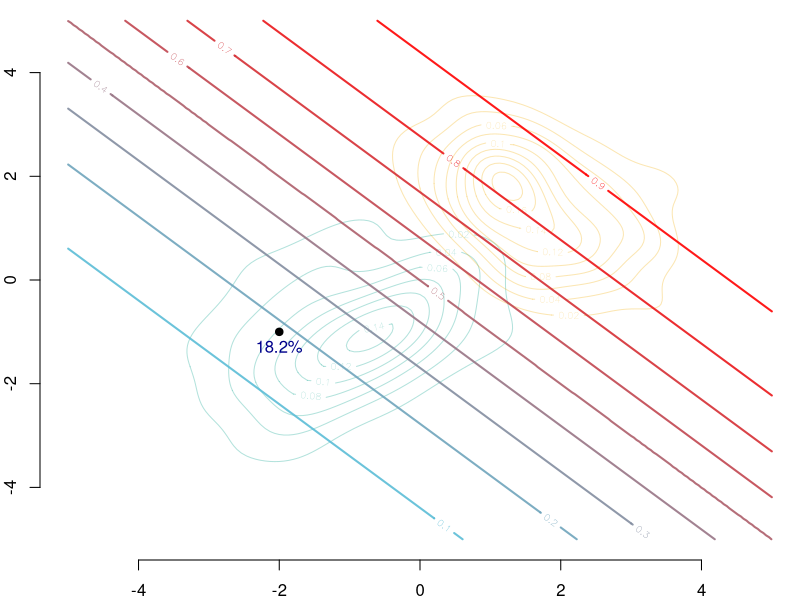
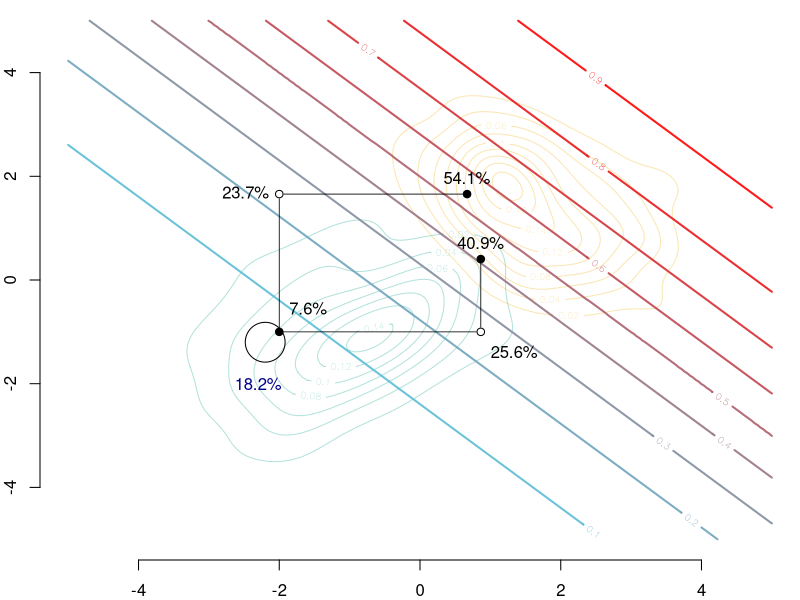

Generate these figures, in order, with R:
# Regression
# Demonstration of interpretable counterfactual fairness methodology based on
# sequantial transport, using simulated data

library(tidyverse)
library(ks)
library(dichromat)
colours <- c(
  `0` = "#5BBCD6",
  `1` = "#FF0000",
  A = "#00A08A",
  B = "#F2AD00",
  with = "#046C9A",
  without = "#C93312",
  `2` = "#0B775E"
)
# Colour scale from colour of class 0 to class 1
colfunc <- colorRampPalette(c(colours["0"], colours["1"]))
scl <- scales::alpha(colfunc(9),.9)

# Data Generation----
# Number of observations per group
set.seed(123) # set the seed for reproductible results
n <- 100

# First bivariate Gaussian distribution: group s=0
M0 <- c(-1, -1)
S0 <- matrix(c(1, .5, .5,1) * 1.2^2, 2, 2)
X0 <- mnormt::rmnorm(n, M0, S0)
D_SXY_0 <- data.frame(
  S = 0,
  X1 = X0[, 1],
  X2 = X0[, 2]
)

# Second bivariate Gaussian distribution: group s=1
M1 <- c(1.5, 1.5)
S1 <- matrix(c(1, -.4, -.4, 1) * .9^2, 2, 2)
X1 <- mnormt::rmnorm(n, M1, S1)
D_SXY_1 <- data.frame(
  S = 1,
  X1 = X1[,1],
  X2 = X1[,2]
)

# Drawing random binary response variable Y with logistic model for each group
eta_0 <- (D_SXY_0$X1 * 1.2 + D_SXY_0$X2 / 2 * .8) / 2
eta_1 <- (D_SXY_1$X1 * .8 + D_SXY_1$X2 / 2 * 1.2) / 2
p_0 <- exp(eta_0) / (1 + exp(eta_0))
p_1 <- exp(eta_1) / (1 + exp(eta_1))
D_SXY_0$Y <- rbinom(n, size = 1, prob = p_0)
D_SXY_1$Y <- rbinom(n, size = 1, prob = p_1)

# Datasets
D_SXY <- rbind(D_SXY_0, D_SXY_1)
# Dataset with individuals in group 0 only
D_SXY0 <- D_SXY[D_SXY$S == 0, ]
# Dataset with individuals in group 1 only
D_SXY1 <- D_SXY[D_SXY$S == 1,]


# Computation of smoothing parameters (bandwidth) for kernel density estimation
H0 <- Hpi(D_SXY0[, c("X1","X2")])
H1 <- Hpi(D_SXY1[, c("X1","X2")])

# Calculating multivariate densities in each group
f0_2d <- kde(D_SXY0[, c("X1","X2")], H = H0, xmin = c(-5, -5), xmax = c(5, 5))
f1_2d <- kde(D_SXY1[, c("X1","X2")], H = H1, xmin = c(-5, -5), xmax = c(5, 5))

# Hypothetical Model----

#' Logistic regression
#'
#' @param x1 first numerical predictor
#' @param x2 second numerical predictor
#' @param s sensitive attribute (0/1)
logistique_reg <- function(x1, x2, s) {
  eta <- (x1 + x2) / 2 - s
  exp(eta) / (1 + exp(eta))
}

# Grid----
n_grid <- 500
h <- .2

# Group 0
## First dimension (x1)
vx1_0 <- seq(
  min(D_SXY_0$X1) - h,
  max(D_SXY_0$X1) + h,
  length = n_grid + 1
)
## Second dimension (x2)
vx2_0 <- seq(
  min(D_SXY_0$X2) - h,
  max(D_SXY_0$X2) + h,
  length = n_grid + 1
)
# Group 1
## First dimension (x1)
vx1_1 <- seq(
  min(D_SXY_1$X1) - h,
  max(D_SXY_1$X1) + h,
  length = n_grid + 1
)
## Second dimension (x2)
vx2_1 <- seq(
  min(D_SXY_1$X2) - h,
  max(D_SXY_1$X2) + h,
  length = n_grid + 1
)

# Middle of each cell
# Group 1
vx1_0_mid <- (vx1_0[2:(1 + n_grid)] + vx1_0[1:(n_grid)]) / 2
vx1_1_mid <- (vx1_1[2:(1 + n_grid)] + vx1_1[1:(n_grid)]) / 2
# Group 2
vx2_0_mid <- (vx2_0[2:(1 + n_grid)] + vx2_0[1:(n_grid)]) / 2
vx2_1_mid <- (vx2_1[2:(1 + n_grid)] + vx2_1[1:(n_grid)]) / 2

# Cumulative distribution function and quantile function
F1_0 <- F2_0 <- F1_1 <- F2_1 <- matrix(NA, n_grid, n_grid)
Q1_0 <- Q2_0 <- Q1_1 <- Q2_1 <- matrix(NA, n_grid, n_grid)

u <- (1:n_grid) / (n_grid + 1)

FdR1_0 <- Vectorize(function(x) mean(D_SXY_0$X1 <= x))
f1_0 <- FdR1_0(vx1_0_mid)
FdR2_0 <- Vectorize(function(x) mean(D_SXY_0$X2 <= x))
f2_0 <- FdR2_0(vx2_0_mid)
FdR1_1 <- Vectorize(function(x) mean(D_SXY_1$X1 <= x))
f1_1 <- FdR1_1(vx1_1_mid)
FdR2_1 <- Vectorize(function(x) mean(D_SXY_1$X2<=x))
f2_1 <- FdR2_1(vx2_1_mid)

Qtl1_0 <- Vectorize(function(x) quantile(D_SXY_0$X1, x))
q1_0 <- Qtl1_0(u)
Qtl2_0 <- Vectorize(function(x) quantile(D_SXY_0$X2, x))
q2_0 <- Qtl1_0(u)
Qtl1_1 <- Vectorize(function(x) quantile(D_SXY_1$X1, x))
q1_1 <- Qtl1_1(u)
Qtl2_1 <- Vectorize(function(x) quantile(D_SXY_1$X2, x))
q2_1 <- Qtl2_1(u)

# Loop on the cells of the grid to compute c.d.f in each group, and quantiles

d <- .5 # neighbourhood parameter

for (i in 1:n_grid) {
  idx1_0 <- which(abs(D_SXY_0$X1 - vx1_0_mid[i]) < d)
  FdR2_0 <- Vectorize(function(x) mean(D_SXY_0$X2[idx1_0] <= x))
  F2_0[, i] <- FdR2_0(vx2_0_mid)
  Qtl2_0 <- Vectorize(function(x) quantile(D_SXY_0$X2[idx1_0], x))
  Q2_0[, i] <- Qtl2_0(u)
  idx2_0 <- which(abs(D_SXY_0$X2 - vx2_0_mid[i]) < d)
  FdR1_0 <- Vectorize(function(x) mean(D_SXY_0$X1[idx2_0] <= x))
  F1_0[, i] <- FdR1_0(vx1_0_mid)
  Qtl1_0 <- Vectorize(function(x) quantile(D_SXY_0$X1[idx2_0], x))
  Q1_0[, i] <- Qtl1_0(u)
  idx1_1 <- which(abs(D_SXY_1$X1 - vx1_1_mid[i]) < d)
  FdR2_1 <- Vectorize(function(x) mean(D_SXY_1$X2[idx1_1] <= x))
  F2_1[, i] <- FdR2_1(vx2_1_mid)
  Qtl2_1 <- Vectorize(function(x) quantile(D_SXY_1$X2[idx1_1], x))
  Q2_1[, i] <- Qtl2_1(u)
  idx2_1 <- which(abs(D_SXY_1$X2 - vx2_1_mid[i]) < d)
  FdR1_1 <- Vectorize(function(x) mean(D_SXY_1$X1[idx2_1] <= x))
  F1_1[, i] <- FdR1_1(vx1_1_mid)
  Qtl1_1 <- Vectorize(function(x) quantile(D_SXY_1$X1[idx2_1], x))
  Q1_1[, i] <- Qtl1_1(u)
}

## Predictions on the grid----
vx0 <- seq(-5, 5, length = 251)
data_grid <- expand.grid(x = vx0, y = vx0)
L0 <- logistique_reg(x1 = data_grid$x, x2 = data_grid$y, s = 0)
L1 <- logistique_reg(x1 = data_grid$x, x2 = data_grid$y, s = 1)

# as a grid:
dlogistique0 <- matrix(L0, length(vx0), length(vx0))
dlogistique1 <- matrix(L1, length(vx0), length(vx0))


# Functions for Sequential Transport----
#' Transport of x1 from s=0 to s=1
#'
#' @param x2 vector of x2's values
#' @descriptions
#'  - vx1_0_mid: coordinates of center of cells (axis x1, s=0)
#'  - f1_0: c.d.f. values for x1 in group s=0
#'  - u: quantile levels
#'  - q1_1: quantile values for x1 in group s=1
transport_x1 <- function(x1) {
  # identify closest cell of the grid to the coordinates of x1 in group s=0
  i <- which.min(abs(vx1_0_mid - x1))
  # c.d.f. for that cell, in group s=0
  p <- f1_0[i]
  # identify closest quantile level
  i <- which.min(abs(u - p))
  # corresponding quantile in group s=1
  x1star <- q1_1[i]
  x1star
}

#' Transport of x2 from s=0 to s=1
#'
#' @param x2 vector of x2's values
#' @descriptions
#'  - vx2_0_mid: coordinates of center of cells (axis x2, s=0)
#'  - f2_0: c.d.f. values for x2 in group s=0
#'  - u: quantile levels
#'  - q2_1: quantile values of x2 in group s=1
transport_x2 <- function(x2) {
  # identify closest cell of the grid to the coordinates of x2 in group s=0
  i <- which.min(abs(vx2_0_mid - x2))
  # c.d.f. for that cell, in group s=0
  p <- f2_0[i]
  # identify closest quantile level
  i <- which.min(abs(u - p))
  # corresponding quantile in group s=1
  x2star <- q2_1[i]
  x2star
}


#' Transport for x1 conditional on x2, from s=0 to s=1
#'
#' @param x1 numerical vector with x1's values
#' @param x2 numerical vector with x2's values
#' @description
#'  - vx2_0_mid: coordinates of center of cells (axis x2, s=0)
#'  - vx2_1_mid: coordinates of center of cells (axis x2, s=1)
#'  - vx1_0_mid: coordinates of center of cells (axis x1, s=0)
transport_x1_cond_x2 <- function(x1, x2) {
  # identify closest cell in s=0 for x2 coordinate
  k0 <- which.min(abs(vx2_0_mid - x2))
  # identify closest cell in s=1 for transported x2 coordinate
  k1 <- which.min(abs(vx2_1_mid - transport_x2(x2)))
  # identify closest cell in s=0 for x1 coordinate
  i_0 <- which.min(abs(vx1_0_mid - x1))
  # c.d.f. for the closest cell in s=0 for x1 coordinates
  p <- F1_0[i_0, k0]
  # identify closest quantile level
  i_1 <- which.min(abs(u - p))
  # corresponding quantile in group s=1
  x1star <- Q1_1[i_1, k1]
  x1star
}

#' Transport for x2 conditional on x1, from s=0 to s=1
#'
#' @param x2 numerical vector with x2's values
#' @param x1 numerical vector with x1's values
#' @description
#'  - vx1_0_mid: coordinates of center of cells (axis x1, s=0)
#'  - vx1_1_mid: coordinates of center of cells (axis x1, s=1)
#'  - vx2_0_mid: coordinates of center of cells (axis x2, s=0)
transport_x2_cond_x1 <-  function(x2, x1){
  # identify closest cell in s=0 for x1 coordinate
  k0 <- which.min(abs(vx1_0_mid - x1))
  # identify closest cell in s=1 for transported x1 coordinate
  k1 <- which.min(abs(vx1_1_mid - transport_x1(x1)))
  # identify closest cell in s=0 for x2 coordinate
  i_0 <- which.min(abs(vx2_0_mid - x2))
  # c.d.f. for the closest cell in s=0 for x2 coordinates
  p <- F2_0[i_0, k0]
  # identify closest quantile level
  i_1 <- which.min(abs(u - p))
  # corresponding quantile in group s=1
  x2star <-  Q2_1[i_1, k1]
  x2star
}

# Figures----

# Individual of interest:
xystart <- c(-2,-1)

# Predictions for that individual depending on the values (transported or not)

# First the coordinates
coords <- data.frame(
  # 1. (x1, x2)
  start = xystart,
  # 2. (T_1(x1 | x2), T_2(x2))
  x2_then_x1 = c(
    transport_x1_cond_x2(x1 = xystart[1], x2 = xystart[2]),
    transport_x2(xystart[2])
  ),
  # 3. (T_1(x1), T_2(x2 | x1))
  x1_then_x2 = c(
    transport_x1(xystart[1]),
    transport_x2_cond_x1(x2 = xystart[1], x1 = xystart[2])
  ),
  # 4. (T_1(x1), x2)
  x1_intermediaire = c(transport_x1(x1 = xystart[1]), xystart[2]),
  # 5. (x1, T_2(x2))
  x2_intermediaire = c(xystart[1], transport_x2(xystart[2]))
)

# then the predicted values:
library(plotrix)
v <- c(
  # 1. Prediction at initial values (S=0, x1, x2)
  logistique_reg(x1 = coords$start[1], x2 = coords$start[2], s = 0),
  # 2. Prediction if (S=1, x1, x2)
  logistique_reg(coords$start[1], coords$start[2], 1),
  # 3. Prediction if (S = 1, T_1(x1), T_2(x2 | x1))
  logistique_reg(coords$x1_then_x2[1], coords$x1_then_x2[2], 1),
  # 4. Prediction if (S = 1, T_1(x1 | x2), T_2(x2))
  logistique_reg(coords$x2_then_x1[1], coords$x2_then_x1[2], 1),
  # 5. Prediction if (S = 1, T_1(x1), x2)
  logistique_reg(coords$x1_intermediaire[1], coords$x1_intermediaire[2], 1),
  # 6. Prediction if (S = 1, x1, T_2(x2))
  logistique_reg(coords$x2_intermediaire[1], coords$x2_intermediaire[2], 1)
)
v

### Figure 9 (left) in the paper----
par(mar = c(2, 2, 0, 0))
# Group 0
## Estimated density: level curves for (x1, x2) -> m(0, x1, x2)
CeX <- 1
contour(
  f0_2d$eval.point[[1]],
  f0_2d$eval.point[[2]],
  f0_2d$estimate,
  col = scales::alpha(colours["A"], .3),
  axes = FALSE, xlab = "", ylab = ""
)
# Group 1
## Estimated density: level curves for (x1, x2) -> m(1, x1, x2)
contour(
  f1_2d$eval.point[[1]],
  f1_2d$eval.point[[2]],
  f1_2d$estimate,
  col = scales::alpha(colours["B"], .3), add = TRUE
)
contour(
  vx0, vx0, dlogistique0,
  levels = (1:9)/10,
  col = scl,
  add = TRUE,lwd = 2
)
axis(1)
axis(2)

###
# Individual (S=0, x1=-2, x2=-1)
###
points(coords$start[1], coords$start[2], pch = 19, cex = CeX)
## Predicted value for the individual, based on factuals
text(
  coords$start[1], coords$start[2],
  paste(round(v[1] * 100, 1), "%", sep = ""),
  pos = 1, cex = CeX, col = "darkblue"
)

### Figure 9 (right) in the paper----
par(mar = c(2, 2, 0, 0))
# Group 0
## Estimated density: level curves for (x1, x2) -> m(0, x1, x2)
contour(
  f0_2d$eval.point[[1]],
  f0_2d$eval.point[[2]],
  f0_2d$estimate,
  col = scales::alpha(colours["A"], .3),
  axes = FALSE, xlab = "", ylab = ""
)
# Group 1
## Estimated density: level curves for (x1, x2) -> m(1, x1, x2)
contour(
  f1_2d$eval.point[[1]],
  f1_2d$eval.point[[2]],
  f1_2d$estimate,
  col = scales::alpha(colours["B"], .3), add = TRUE
)

# Contour of estimates by the model for s=1
contour(
  vx0, vx0, dlogistique1,
  levels = (1:9) / 10,
  col = scl, lwd=2,
  add = TRUE
)
axis(1)
axis(2)

###
# Individual (s=0, x1=-2, x2=-1)
###
points(coords$start[1], coords$start[2], pch = 19, cex = CeX)
## Predicted value for the individual, based on factuals
text(
  coords$start[1] - .3, coords$start[2] - .42 - .3,
  paste(round(v[1] * 100, 1), "%", sep = ""),
  pos = 1, cex = CeX, col = "darkblue"
)

###
# Transported individual when transporting x1 and then x2, i.e.,
# (do(s=1), T_1^*(x1), T_2^*(x_2 | x_1))
###
points(coords$x1_then_x2[1],coords$x1_then_x2[2], pch = 19, cex = CeX)
segments(
  x0 = coords$start[1], y0 = coords$start[2],
  x1 = coords$x1_then_x2[1], y1 = coords$start[2],
  lwd = .8
)
segments(
  x0 = coords$x1_then_x2[1], y0 = coords$x1_then_x2[2],
  x1 = coords$x1_then_x2[1], y1 = coords$start[2],
  lwd = .8
)
## Intermediate point
points(coords$x1_then_x2[1], coords$start[2], pch = 19, col = "white", cex = CeX)
points(coords$x1_then_x2[1], coords$start[2], pch = 1, cex = CeX)
text(
  coords$x1_then_x2[1], coords$start[2] - .42,
  paste(round(v[5] * 100, 1), "%", sep = ""), pos = 4, cex = CeX
)
# New predicted value for # (do(s=1), T_1^*(x1), T_2^*(x_2 | x_1))
text(
  coords$x1_then_x2[1], coords$x1_then_x2[2],
  paste(round(v[3]*100,1),"%",sep=""), pos = 3, cex = CeX
)

###
# Transported individual when transporting x2 and then x1, i.e.,
# (do(s=1), T_1^*(x1 | x2), T_2^*(x_2))
###
points(coords$x2_then_x1[1],coords$x2_then_x1[2],pch=19,cex=CeX)
segments(
  x0 = coords$start[1], y0 = coords$start[2],
  x1 = coords$start[1], y1 = coords$x2_then_x1[2],
  lwd = .8
)
segments(
  x0 = coords$x2_then_x1[1], y0 = coords$x2_then_x1[2],
  x1 = coords$start[1], y1 = coords$x2_then_x1[2],
  lwd = .8
)
## Intermediate point
points(coords$start[1], coords$x2_then_x1[2], pch = 19, col = "white", cex = CeX)
points(coords$start[1], coords$x2_then_x1[2], pch = 1, cex = CeX)
text(
  coords$start[1], coords$x2_then_x1[2],
  paste(round(v[6] * 100, 1), "%", sep = ""), pos = 2, cex = CeX
)
## New predicted value for (do(s=1), T_1^*(x1 | x2), T_2^*(x_2))
text(
  coords$x2_then_x1[1], coords$x2_then_x1[2],
  paste(round(v[4] * 100, 1), "%", sep = ""), pos = 3, cex = CeX
)


###
# New predicted value for (do(s=1), x1, x2), no transport
###
ry <- .2
draw.circle(
  x = coords$start[1] - ry, y = coords$start[2] - ry,
  radius = ry * sqrt(2)
)
text(
  coords$start[1], coords$start[2] + .42,
  paste(round(v[2] * 100, 1), "%", sep = ""), pos = 4, cex = CeX
)
